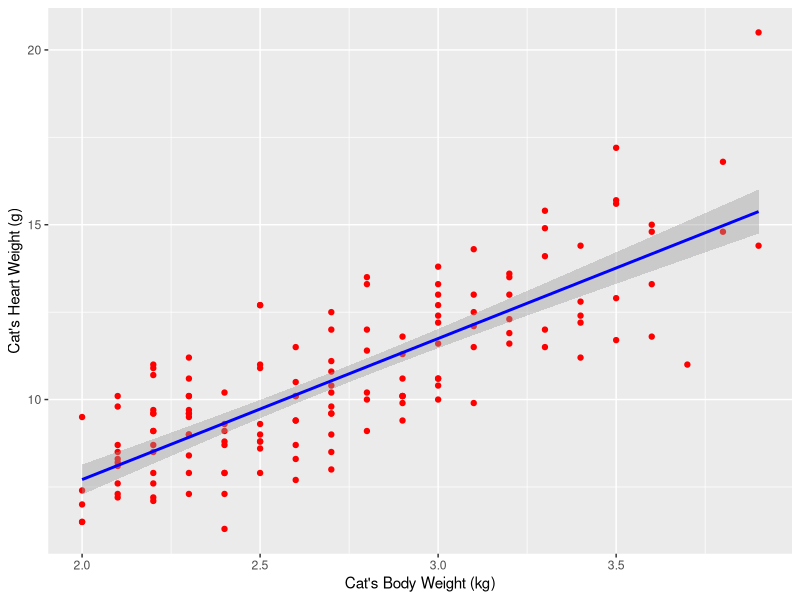

Write the R code that produced this figure.
## ---- chunk 1
library(MASS)
## ---- chunk 2
cat_model = lm(Hwt ~ Bwt, data=cats)
summary(cat_model)
## ---- chunk 3
cat_model$coefficients
## ---- chunk 4
predict(cat_model, newdata=data.frame(Bwt = 2.7))
## ---- chunk 5
predict(cat_model, newdata=data.frame(Bwt = 4.4))
## ---- chunk 6
library(ggplot2)

ggplot(data=cats, aes(x=Bwt,y=Hwt)) +
  geom_point(color = 'red') +
  labs(x = "Cat's Body Weight (kg)", y = "Cat's Heart Weight (g)") +
  geom_smooth(method="lm", col="blue")
## ---- chunk 7
summary(cat_model)$r.squared
## ---- chunk 8
get_sd_est = function(fitted_vals, actual_vals, mle=FALSE) {
  if (mle){
    sqrt((1/length(actual_vals)) * sum((actual_vals - fitted_vals)^2))
  } else {
    sqrt((1/(length(actual_vals)-2)) * sum((actual_vals - fitted_vals)^2))
  }
}
## ---- chunk 9
actual_values = cats$Hwt
fitted_values = predict(cat_model, newdata = cats)

get_sd_est(fitted_vals = fitted_values, actual_vals = actual_values)
## ---- chunk 10
get_sd_est(fitted_vals = fitted_values, actual_vals = actual_values, mle = TRUE)
## ---- chunk 11
summary(cat_model)$sigma
## ---- chunk 12
birthday = 18760613
set.seed(birthday)
## ---- chunk 13
x = runif(n = 25, 0, 10)
## ---- chunk 14
birthday = 18760613
set.seed(birthday)
## ---- chunk 15
x = runif(n = 75, 0, 10)
## ---- chunk 16
data(Ozone, package = "mlbench")
Ozone = Ozone[, c(4, 6, 7, 8)]
colnames(Ozone) = c("ozone", "wind", "humidity", "temp")
Ozone = Ozone[complete.cases(Ozone), ]
